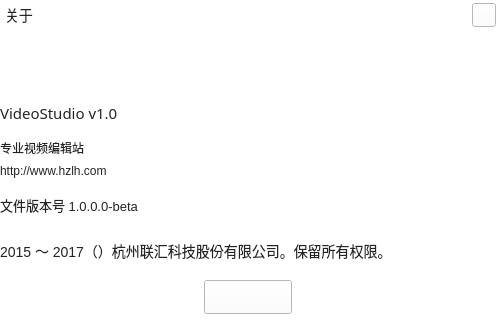
<?xml version="1.0" encoding="UTF-8"?>
<ui version="4.0">
 <class>AboutWidget</class>
 <widget class="QWidget" name="AboutWidget">
  <property name="geometry">
   <rect>
    <x>0</x>
    <y>0</y>
    <width>496</width>
    <height>320</height>
   </rect>
  </property>
  <property name="windowTitle">
   <string>Form</string>
  </property>
  <property name="styleSheet">
   <string notr="true">background-color: rgb(255, 255, 255);</string>
  </property>
  <layout class="QVBoxLayout" name="verticalLayout">
   <property name="spacing">
    <number>0</number>
   </property>
   <property name="leftMargin">
    <number>0</number>
   </property>
   <property name="topMargin">
    <number>0</number>
   </property>
   <property name="rightMargin">
    <number>0</number>
   </property>
   <property name="bottomMargin">
    <number>0</number>
   </property>
   <item>
    <widget class="QWidget" name="widget" native="true">
     <property name="maximumSize">
      <size>
       <width>16777215</width>
       <height>30</height>
      </size>
     </property>
     <property name="styleSheet">
      <string notr="true"/>
     </property>
     <layout class="QHBoxLayout" name="horizontalLayout">
      <property name="spacing">
       <number>0</number>
      </property>
      <property name="leftMargin">
       <number>5</number>
      </property>
      <property name="topMargin">
       <number>0</number>
      </property>
      <property name="rightMargin">
       <number>0</number>
      </property>
      <property name="bottomMargin">
       <number>0</number>
      </property>
      <item>
       <widget class="QLabel" name="label">
        <property name="styleSheet">
         <string notr="true">font: 75 16pt &quot;微软雅黑&quot;;
font-size:14px;
color: rgb(36, 36, 36);</string>
        </property>
        <property name="text">
         <string>关于</string>
        </property>
       </widget>
      </item>
      <item>
       <spacer name="horizontalSpacer">
        <property name="orientation">
         <enum>Qt::Horizontal</enum>
        </property>
        <property name="sizeHint" stdset="0">
         <size>
          <width>412</width>
          <height>20</height>
         </size>
        </property>
       </spacer>
      </item>
      <item>
       <widget class="QPushButton" name="pushButton_close">
        <property name="minimumSize">
         <size>
          <width>24</width>
          <height>24</height>
         </size>
        </property>
        <property name="maximumSize">
         <size>
          <width>24</width>
          <height>24</height>
         </size>
        </property>
        <property name="styleSheet">
         <string notr="true">QPushButton#pushButton_close{border-image: url(:/Resource/PNG/btn_Close_a.png);}
QPushButton#pushButton_close:hover{border-image: url(:/Resource/PNG/btn_Close02_a.png);}
QPushButton#pushButton_close:pressed{border-image: url(:/Resource/PNG/btn_Close02_a.png);}</string>
        </property>
        <property name="text">
         <string/>
        </property>
       </widget>
      </item>
     </layout>
    </widget>
   </item>
   <item>
    <widget class="QWidget" name="widget_2" native="true">
     <property name="styleSheet">
      <string notr="true">
</string>
     </property>
     <layout class="QVBoxLayout" name="verticalLayout_2">
      <property name="spacing">
       <number>0</number>
      </property>
      <property name="leftMargin">
       <number>0</number>
      </property>
      <property name="topMargin">
       <number>0</number>
      </property>
      <property name="rightMargin">
       <number>0</number>
      </property>
      <property name="bottomMargin">
       <number>0</number>
      </property>
      <item>
       <widget class="QWidget" name="widget_3" native="true">
        <property name="maximumSize">
         <size>
          <width>16777215</width>
          <height>60</height>
         </size>
        </property>
        <property name="styleSheet">
         <string notr="true">image: url(:/Resource/PNG/logo.png);</string>
        </property>
       </widget>
      </item>
      <item>
       <widget class="QWidget" name="widget_4" native="true">
        <layout class="QVBoxLayout" name="verticalLayout_3">
         <property name="spacing">
          <number>0</number>
         </property>
         <property name="leftMargin">
          <number>0</number>
         </property>
         <property name="topMargin">
          <number>0</number>
         </property>
         <property name="rightMargin">
          <number>0</number>
         </property>
         <property name="bottomMargin">
          <number>0</number>
         </property>
         <item>
          <widget class="QWidget" name="widget_5" native="true">
           <layout class="QHBoxLayout" name="horizontalLayout_2">
            <property name="spacing">
             <number>0</number>
            </property>
            <property name="leftMargin">
             <number>0</number>
            </property>
            <property name="topMargin">
             <number>0</number>
            </property>
            <property name="rightMargin">
             <number>0</number>
            </property>
            <property name="bottomMargin">
             <number>0</number>
            </property>
            <item>
             <widget class="QLabel" name="label_2">
              <property name="font">
               <font>
                <family>微软雅黑</family>
                <pointsize>-1</pointsize>
                <weight>9</weight>
                <italic>false</italic>
                <bold>false</bold>
               </font>
              </property>
              <property name="styleSheet">
               <string notr="true">font:75 20pt &quot;微软雅黑&quot; ;
font-size:15px;
color: rgb(36, 36, 36);
qproperty-alignment: ' AlignCenter';</string>
              </property>
              <property name="text">
               <string>VideoStudio v1.0</string>
              </property>
              <property name="scaledContents">
               <bool>false</bool>
              </property>
              <property name="wordWrap">
               <bool>false</bool>
              </property>
             </widget>
            </item>
           </layout>
          </widget>
         </item>
         <item>
          <widget class="QWidget" name="widget_6" native="true">
           <layout class="QVBoxLayout" name="verticalLayout_4">
            <property name="spacing">
             <number>0</number>
            </property>
            <property name="leftMargin">
             <number>0</number>
            </property>
            <property name="topMargin">
             <number>0</number>
            </property>
            <property name="rightMargin">
             <number>0</number>
            </property>
            <property name="bottomMargin">
             <number>0</number>
            </property>
            <item>
             <widget class="QLabel" name="label_3">
              <property name="layoutDirection">
               <enum>Qt::LeftToRight</enum>
              </property>
              <property name="styleSheet">
               <string notr="true">font: 75 16pt &quot;微软雅黑&quot;;
font-size:12px;
color: rgb(36, 36, 36);
qproperty-alignment: ' AlignBottom |AlignCenter';</string>
              </property>
              <property name="text">
               <string>专业视频编辑站</string>
              </property>
             </widget>
            </item>
            <item>
             <widget class="QLabel" name="label_link">
              <property name="styleSheet">
               <string notr="true">
font: 75 16pt &quot;微软雅黑&quot;;
font-size:12px;
color: rgb(36, 36, 36);
qproperty-alignment: ' AlignCenter';</string>
              </property>
              <property name="text">
               <string>http://www.hzlh.com</string>
              </property>
             </widget>
            </item>
           </layout>
          </widget>
         </item>
         <item>
          <widget class="QWidget" name="widget_7" native="true">
           <layout class="QHBoxLayout" name="horizontalLayout_3">
            <property name="spacing">
             <number>0</number>
            </property>
            <property name="leftMargin">
             <number>0</number>
            </property>
            <property name="topMargin">
             <number>0</number>
            </property>
            <property name="rightMargin">
             <number>0</number>
            </property>
            <property name="bottomMargin">
             <number>0</number>
            </property>
            <item>
             <widget class="QLabel" name="label_5">
              <property name="styleSheet">
               <string notr="true">font: 75 16pt &quot;微软雅黑&quot;;
font-size:13px;
color: rgb(36, 36, 36);
qproperty-alignment: ' AlignCenter';</string>
              </property>
              <property name="text">
               <string>文件版本号 1.0.0.0-beta</string>
              </property>
             </widget>
            </item>
           </layout>
          </widget>
         </item>
         <item>
          <widget class="QWidget" name="widget_8" native="true">
           <layout class="QHBoxLayout" name="horizontalLayout_4">
            <property name="spacing">
             <number>0</number>
            </property>
            <property name="leftMargin">
             <number>0</number>
            </property>
            <property name="topMargin">
             <number>0</number>
            </property>
            <property name="rightMargin">
             <number>0</number>
            </property>
            <property name="bottomMargin">
             <number>0</number>
            </property>
            <item>
             <widget class="QLabel" name="label_6">
              <property name="styleSheet">
               <string notr="true">font: 75 16pt &quot;微软雅黑&quot;;
font-size:14px;
color: rgb(36, 36, 36);
qproperty-alignment: ' AlignCenter';</string>
              </property>
              <property name="text">
               <string>2015 ～ 2017（）杭州联汇科技股份有限公司。保留所有权限。</string>
              </property>
             </widget>
            </item>
           </layout>
          </widget>
         </item>
         <item>
          <widget class="QWidget" name="widget_9" native="true">
           <layout class="QHBoxLayout" name="horizontalLayout_5">
            <property name="spacing">
             <number>0</number>
            </property>
            <property name="leftMargin">
             <number>0</number>
            </property>
            <property name="topMargin">
             <number>0</number>
            </property>
            <property name="rightMargin">
             <number>0</number>
            </property>
            <property name="bottomMargin">
             <number>0</number>
            </property>
            <item>
             <spacer name="horizontalSpacer_2">
              <property name="orientation">
               <enum>Qt::Horizontal</enum>
              </property>
              <property name="sizeHint" stdset="0">
               <size>
                <width>201</width>
                <height>20</height>
               </size>
              </property>
             </spacer>
            </item>
            <item>
             <widget class="QPushButton" name="pushButton">
              <property name="minimumSize">
               <size>
                <width>88</width>
                <height>34</height>
               </size>
              </property>
              <property name="styleSheet">
               <string notr="true">QPushButton#pushButton{border-image: url(:/Resource/PNG/ok01.png);}
QPushButton#pushButton:hover{border-image: url(:/Resource/PNG/ok02.png);}
QPushButton#pushButton:pressed{border-image: url(:/Resource/PNG/ok02.png);}</string>
              </property>
              <property name="text">
               <string/>
              </property>
             </widget>
            </item>
            <item>
             <spacer name="horizontalSpacer_3">
              <property name="orientation">
               <enum>Qt::Horizontal</enum>
              </property>
              <property name="sizeHint" stdset="0">
               <size>
                <width>201</width>
                <height>20</height>
               </size>
              </property>
             </spacer>
            </item>
           </layout>
          </widget>
         </item>
        </layout>
       </widget>
      </item>
     </layout>
    </widget>
   </item>
  </layout>
 </widget>
 <resources/>
 <connections/>
</ui>
